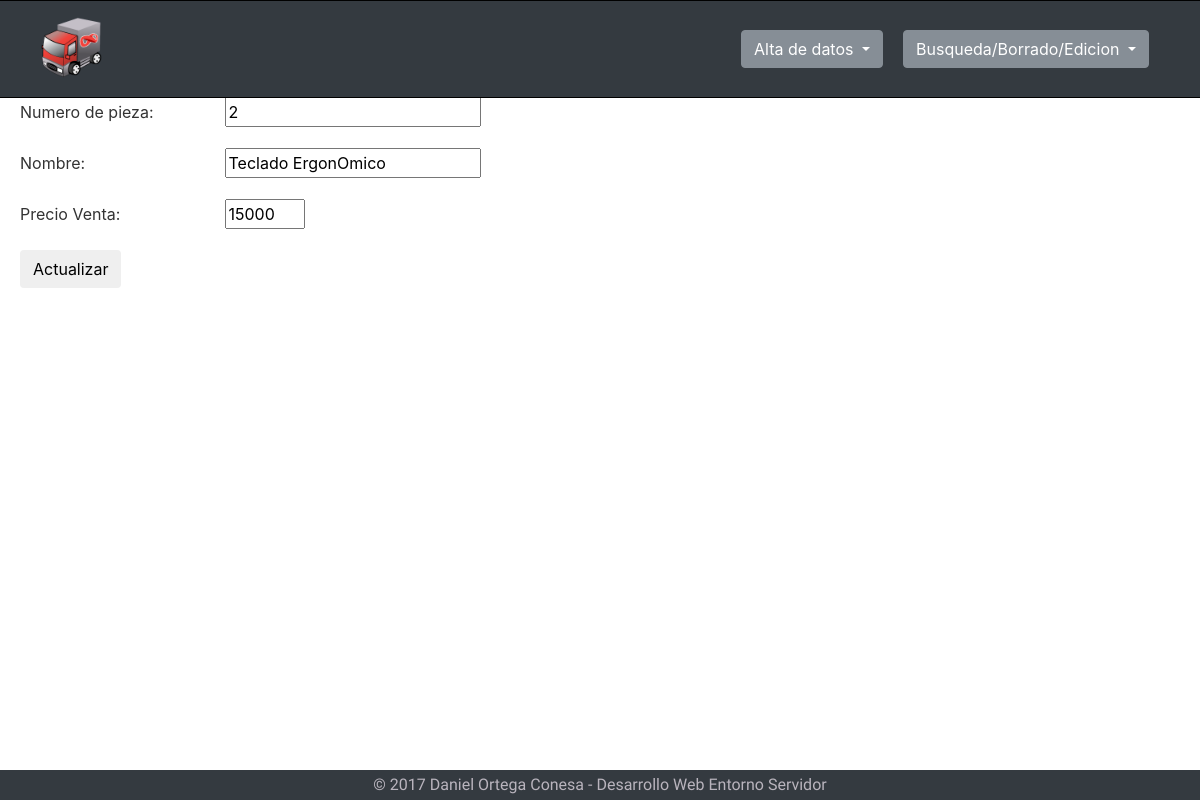
The page /ej2/paginas/inicio.php?page=u/upieza&NUMPIEZA=2&update=true on the database its author committed.
### tables this page shows
CREATE TABLE PIEZA (
    NUMPIEZA CHAR(16) NOT NULL,
    NOMPIEZA CHAR(30),
    PRECIOVENT INTEGER);

### ej2/paginas/includes/funciones_BBDD.php (called while the page is built, shortened)
<?php
function select($conexion, $campos, $tabla, $condicion)
{
    $sentencia = "SELECT $campos FROM $tabla WHERE $condicion";
    if ($resultado = $conexion->query($sentencia)) {
        $fila = $resultado->fetch_assoc();
        $resultados = [];
        foreach ($fila as $indice => $campo) {
            $resultados[$indice] = $campo;
        }
        return $resultados;
    }
}

### ej2/paginas/pages/u/upieza.php (the view, shortened to what this page needs)
<?php
if (isset($_REQUEST["update"])) {
    $NUMPIEZA = $_REQUEST["NUMPIEZA"];
    $campos = select($conexion, "*", "PIEZA", "NUMPIEZA='$NUMPIEZA'")
    ?>
    <form method="post">
        <div class="form-group">
            <div class="form-group">
                <label>Numero de pieza: </label>
                <input type="text" name="NUMPIEZA" value="<?=$campos["NUMPIEZA"]?>">
            </div>
        </div>
        <div class="form-group">
            <div class="form-group">
                <label>Nombre: </label>
                <input type="text" name="NOMPIEZA" class="form-controls" value="<?= $campos["NOMPIEZA"] ?>"/>
            </div>
        </div>
        <div class="form-group">
            <div class="form-group">
                <label>Precio Venta: </label>
                <input type="number" name="PRECIOVENT" class="form-controls" value="<?= $campos["PRECIOVENT"] ?>"/>
            </div>
        </div>
        <input type="submit" name="rellenado" class="btn btn-default" value="Actualizar">
    </form>
    <?php
}
?>

### ej2/paginas/style.css (style rules this page uses)
html,body { height:100% }
body { display:grid;grid-template-columns:1fr;grid-template-rows:auto 1fr auto;grid-template-areas:"head" "contenido" "foot";color:#333 !important }
#contenido input[type=number] { width:80px }
#contenido label { width:200px }

### rows shown on the page
pieza: NUMPIEZA "2", NOMPIEZA "Teclado ErgonOmico", PRECIOVENT "15000"
